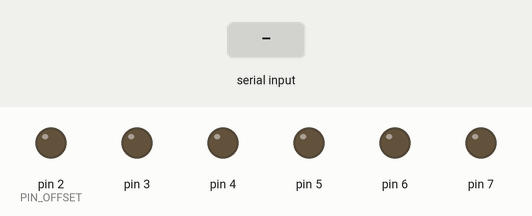
Bench run of a sketch on a simulated Arduino Uno, built with avr-gcc and run on an emulated ATmega328P. Shown: output pins drawn as LEDs (lit = HIGH). The test bench sets the inputs (shaded band). What the sketch prints to the serial monitor is not drawn.

Above: at 1.2 s.
1.3 s: "5\n" received over Serial
At 2.7 s:
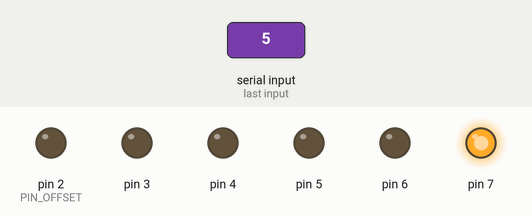
Timing chart, 0 to 4.3 s (numbered marks = the images above; inputs shaded):
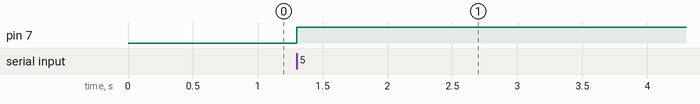

Measured:
- after the input at 1.3 s, pin 7: LOW → HIGH at once

The sketch:

Task_3.ino
```cpp
/*
    Connect 5 LEDs (remember to use 270 Ohm resistors).
    Write code to take input (a single number ranging from 1 to 5)
    from Serial monitor and light up the corresponding LED.
    Only one LED lit up at a time.
*/

#define PIN_OFFSET 2

int input;     // Stores user input
int activeLED; // Store the LED that is currently on

void setup()
{
    Serial.begin(9600);         //Initialise serial communication
    for (int i = 2; i < 8; i++) // Set pins 2 to 7 to OUTPUT and set them to low
    {
        pinMode(i, OUTPUT);
        digitalWrite(i, LOW);
    }
    Serial.println("Enter a number from 1 to 5"); // Print a message on the serial monitor
}

void loop()
{
    input = Serial.parseInt();      // Take input from serial monitor
    if ((input > 0) && (input < 6)) // Check if it's a valid input
    {
        digitalWrite(activeLED, LOW);   // Turn off the previously selected LED
        activeLED = input + PIN_OFFSET; // Store the approprite value in the activeLED variable
        digitalWrite(activeLED, HIGH);  // Turn on the new LED
    }
    delay(10); // Delay 10ms for better performance
}
```
